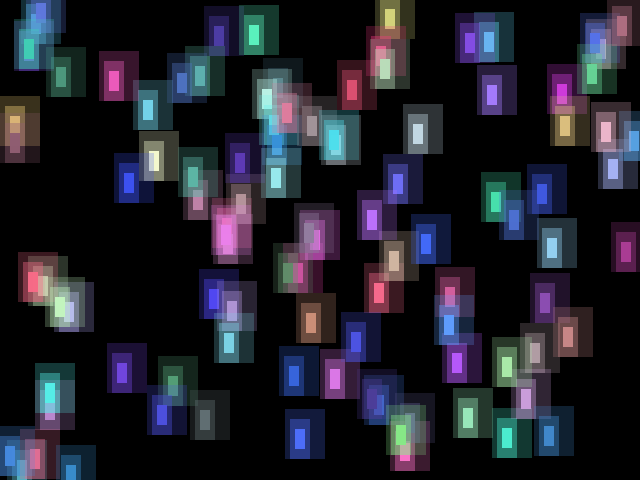
Frame 1 (no input)
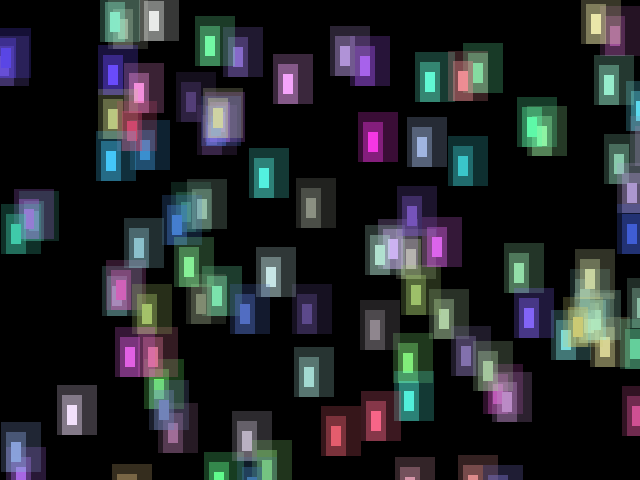
Frame 60 (the mouse pressed at the canvas centre just before this capture)
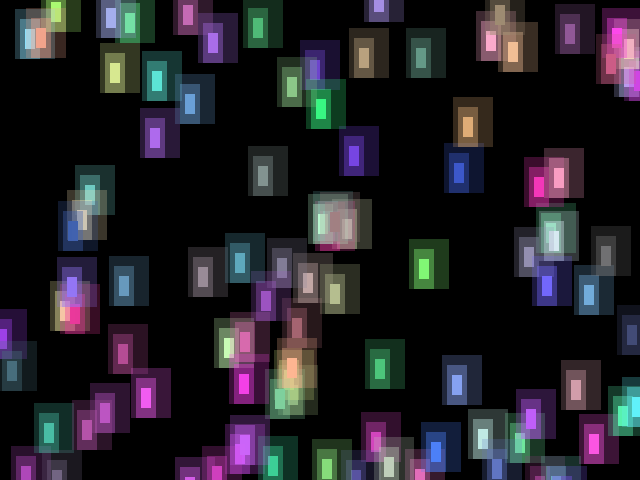
Frame 120 (the mouse held since frame 60 and released just before this capture)

The Processing sketch that drew these frames (run headless with seeded random() and noise(); from frame 60 on, the mouse is pressed at the canvas centre):

// Processing sketch: My5th
// ── My5th.pde
int xArray[] = new int[100];
int yArray[] = new int[100];
int xspeed[] = new int[100]; 
int yspeed[] = new int[100];

int xdirection[] = new int[100]; 
int ydirection[] = new int[100];

void setup(){
  size(640, 480);
  colorMode(RGB, 255);
  background(0);
  frameRate(10);
  
  for(int i=0; i<100; i++){
    xArray[i] = (int)random(640);
    yArray[i] = (int)random(480);
    xspeed[i] = (int)random(15) + 5; 
    yspeed[i] = (int)random(20) + 5;
    
   
    if(random(2) < 1){ 
       xdirection[i] = 1;
    }
    else{
       xdirection[i] = -1;
    }
    
    if(random(2) < 1){
      ydirection[i] = 1;
    }
    else{
      ydirection[i] = -1;
    }
  }
}

void draw(){
 noStroke();
 fill(0);
 rect(0, 0, width, height);
 
 
 for(int i=0; i<100; i++){ 
   
 int r =(int)random(200) +55;
 int g =(int)random(200) +55;
 int b =(int)random(150) +105;
 
 noStroke();
 fill(r, g, b,250);

   rect(xArray[i], yArray[i], 10, 20);
   
   fill(r,g,b,100);
   rect(xArray[i]-5,yArray[i]-10,20,40);
   
   fill(r,g,b,60);
   rect(xArray[i]-10,yArray[i]-20,40,50);
   
   if(xArray[i] > 640){
     xdirection[i] = -1;
   }
   else if(xArray[i] < 0){
     xdirection[i] = 1;
   }
   
   if(yArray[i] > 480){
   ydirection[i] = -1;
   }
   
   else if(yArray[i] <0){
     ydirection[i] = 1;
   }
   xArray[i] += xdirection[i] * xspeed[i];
   yArray[i] += ydirection[i] * yspeed[i];
 }
}
